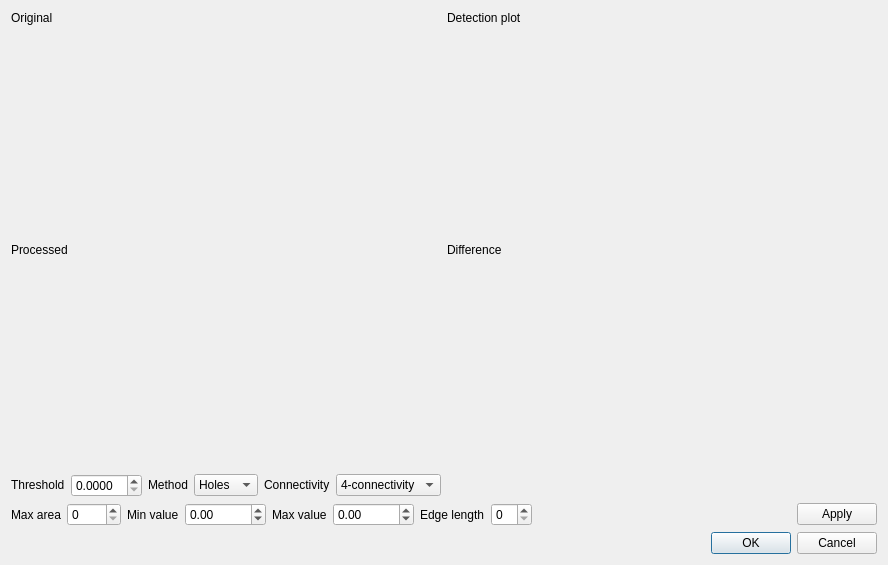
<?xml version="1.0" encoding="UTF-8"?>
<ui version="4.0">
 <class>MorphSpotCleanDlg</class>
 <widget class="QDialog" name="MorphSpotCleanDlg">
  <property name="geometry">
   <rect>
    <x>0</x>
    <y>0</y>
    <width>888</width>
    <height>565</height>
   </rect>
  </property>
  <property name="windowTitle">
   <string>Dialog</string>
  </property>
  <layout class="QVBoxLayout" name="verticalLayout_2">
   <item>
    <layout class="QVBoxLayout" name="verticalLayout">
     <item>
      <layout class="QHBoxLayout" name="horizontalLayout">
       <item>
        <layout class="QVBoxLayout" name="verticalLayout_3">
         <item>
          <widget class="QLabel" name="label">
           <property name="sizePolicy">
            <sizepolicy hsizetype="Preferred" vsizetype="Maximum">
             <horstretch>0</horstretch>
             <verstretch>0</verstretch>
            </sizepolicy>
           </property>
           <property name="text">
            <string>Original</string>
           </property>
          </widget>
         </item>
         <item>
          <widget class="QtAddons::ImageViewerWidget" name="viewerOrignal" native="true"/>
         </item>
        </layout>
       </item>
       <item>
        <layout class="QVBoxLayout" name="verticalLayout_4">
         <item>
          <widget class="QLabel" name="label_11">
           <property name="sizePolicy">
            <sizepolicy hsizetype="Preferred" vsizetype="Maximum">
             <horstretch>0</horstretch>
             <verstretch>0</verstretch>
            </sizepolicy>
           </property>
           <property name="text">
            <string>Detection plot</string>
           </property>
          </widget>
         </item>
         <item>
          <widget class="QtAddons::Plotter" name="plotDetection" native="true"/>
         </item>
        </layout>
       </item>
      </layout>
     </item>
    </layout>
   </item>
   <item>
    <layout class="QHBoxLayout" name="horizontalLayout_5">
     <item>
      <layout class="QVBoxLayout" name="verticalLayout_6">
       <item>
        <widget class="QLabel" name="label_3">
         <property name="sizePolicy">
          <sizepolicy hsizetype="Preferred" vsizetype="Maximum">
           <horstretch>0</horstretch>
           <verstretch>0</verstretch>
          </sizepolicy>
         </property>
         <property name="text">
          <string>Processed</string>
         </property>
        </widget>
       </item>
       <item>
        <widget class="QtAddons::ImageViewerWidget" name="viewerProcessed" native="true">
         <zorder></zorder>
         <zorder>viewerDifference</zorder>
        </widget>
       </item>
      </layout>
     </item>
     <item>
      <layout class="QVBoxLayout" name="verticalLayout_5">
       <item>
        <widget class="QLabel" name="label_2">
         <property name="sizePolicy">
          <sizepolicy hsizetype="Preferred" vsizetype="Maximum">
           <horstretch>0</horstretch>
           <verstretch>0</verstretch>
          </sizepolicy>
         </property>
         <property name="text">
          <string>Difference</string>
         </property>
        </widget>
       </item>
       <item>
        <widget class="QtAddons::ImageViewerWidget" name="viewerDifference" native="true"/>
       </item>
      </layout>
     </item>
    </layout>
   </item>
   <item>
    <layout class="QHBoxLayout" name="horizontalLayout_2">
     <item>
      <widget class="QLabel" name="label_4">
       <property name="sizePolicy">
        <sizepolicy hsizetype="Maximum" vsizetype="Maximum">
         <horstretch>0</horstretch>
         <verstretch>0</verstretch>
        </sizepolicy>
       </property>
       <property name="text">
        <string>Threshold</string>
       </property>
      </widget>
     </item>
     <item>
      <widget class="QDoubleSpinBox" name="spinThreshold">
       <property name="decimals">
        <number>4</number>
       </property>
      </widget>
     </item>
     <item>
      <widget class="QLabel" name="label_5">
       <property name="sizePolicy">
        <sizepolicy hsizetype="Maximum" vsizetype="Maximum">
         <horstretch>0</horstretch>
         <verstretch>0</verstretch>
        </sizepolicy>
       </property>
       <property name="text">
        <string>Method</string>
       </property>
      </widget>
     </item>
     <item>
      <widget class="QComboBox" name="comboMethod">
       <item>
        <property name="text">
         <string>Holes</string>
        </property>
       </item>
       <item>
        <property name="text">
         <string>Peaks</string>
        </property>
       </item>
       <item>
        <property name="text">
         <string>Both</string>
        </property>
       </item>
      </widget>
     </item>
     <item>
      <widget class="QLabel" name="label_6">
       <property name="sizePolicy">
        <sizepolicy hsizetype="Maximum" vsizetype="Maximum">
         <horstretch>0</horstretch>
         <verstretch>0</verstretch>
        </sizepolicy>
       </property>
       <property name="text">
        <string>Connectivity</string>
       </property>
      </widget>
     </item>
     <item>
      <widget class="QComboBox" name="comboConnectivity">
       <item>
        <property name="text">
         <string>4-connectivity</string>
        </property>
       </item>
       <item>
        <property name="text">
         <string>8-connectivity</string>
        </property>
       </item>
      </widget>
     </item>
     <item>
      <spacer name="horizontalSpacer">
       <property name="orientation">
        <enum>Qt::Horizontal</enum>
       </property>
       <property name="sizeHint" stdset="0">
        <size>
         <width>40</width>
         <height>20</height>
        </size>
       </property>
      </spacer>
     </item>
    </layout>
   </item>
   <item>
    <layout class="QHBoxLayout" name="horizontalLayout_4">
     <item>
      <widget class="QLabel" name="label_7">
       <property name="text">
        <string>Max area</string>
       </property>
      </widget>
     </item>
     <item>
      <widget class="QSpinBox" name="spinArea">
       <property name="maximum">
        <number>1000</number>
       </property>
      </widget>
     </item>
     <item>
      <widget class="QLabel" name="label_8">
       <property name="text">
        <string>Min value</string>
       </property>
      </widget>
     </item>
     <item>
      <widget class="QDoubleSpinBox" name="spinMinValue">
       <property name="minimum">
        <double>-10000.000000000000000</double>
       </property>
       <property name="maximum">
        <double>10000.000000000000000</double>
       </property>
      </widget>
     </item>
     <item>
      <widget class="QLabel" name="label_9">
       <property name="text">
        <string>Max value</string>
       </property>
      </widget>
     </item>
     <item>
      <widget class="QDoubleSpinBox" name="spinMaxValue">
       <property name="minimum">
        <double>-10000.000000000000000</double>
       </property>
       <property name="maximum">
        <double>10000.000000000000000</double>
       </property>
      </widget>
     </item>
     <item>
      <widget class="QLabel" name="label_10">
       <property name="text">
        <string>Edge length</string>
       </property>
      </widget>
     </item>
     <item>
      <widget class="QSpinBox" name="spinEdgeLenght"/>
     </item>
     <item>
      <spacer name="horizontalSpacer_2">
       <property name="orientation">
        <enum>Qt::Horizontal</enum>
       </property>
       <property name="sizeHint" stdset="0">
        <size>
         <width>40</width>
         <height>20</height>
        </size>
       </property>
      </spacer>
     </item>
     <item>
      <widget class="QPushButton" name="buttonApply">
       <property name="text">
        <string>Apply</string>
       </property>
      </widget>
     </item>
    </layout>
   </item>
   <item>
    <widget class="QDialogButtonBox" name="buttonBox">
     <property name="orientation">
      <enum>Qt::Horizontal</enum>
     </property>
     <property name="standardButtons">
      <set>QDialogButtonBox::Cancel|QDialogButtonBox::Ok</set>
     </property>
    </widget>
   </item>
  </layout>
 </widget>
 <customwidgets>
  <customwidget>
   <class>QtAddons::ImageViewerWidget</class>
   <extends>QWidget</extends>
   <header location="global">imageviewerwidget.h</header>
   <container>1</container>
  </customwidget>
  <customwidget>
   <class>QtAddons::Plotter</class>
   <extends>QWidget</extends>
   <header location="global">plotter.h</header>
   <container>1</container>
  </customwidget>
 </customwidgets>
 <resources/>
 <connections>
  <connection>
   <sender>buttonBox</sender>
   <signal>accepted()</signal>
   <receiver>MorphSpotCleanDlg</receiver>
   <slot>accept()</slot>
   <hints>
    <hint type="sourcelabel">
     <x>248</x>
     <y>254</y>
    </hint>
    <hint type="destinationlabel">
     <x>157</x>
     <y>274</y>
    </hint>
   </hints>
  </connection>
  <connection>
   <sender>buttonBox</sender>
   <signal>rejected()</signal>
   <receiver>MorphSpotCleanDlg</receiver>
   <slot>reject()</slot>
   <hints>
    <hint type="sourcelabel">
     <x>316</x>
     <y>260</y>
    </hint>
    <hint type="destinationlabel">
     <x>286</x>
     <y>274</y>
    </hint>
   </hints>
  </connection>
 </connections>
</ui>
